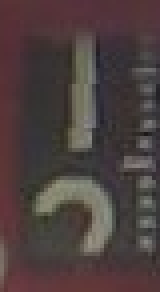
#> input picture images/1.4000000000000001_20200910-003534_ROI5.jpg, 40 x 73 px (shown 4 times larger); its folder holds only this picture in this run
$ jupyter execute --allow-errors percental-meter-digit-categorical_rgb.ipynb
#> lines starting #> are read from the running program, lines starting #| are printed output that depends on the picture
#### The EfficentNet model

Using effent because it should later run on edge AI device.

[cell 1]
########### Basic Parameters for Running: ################################

Training_Percentage = 0.2
Epoch_Anz = 200                      # earlystopping, see model.fit
nb_classes = 100                     # move to 1. step
#input_shape = (32, 20,1)            # will be calculated
Batch_Size = 32
use_grayscale = False                # grayscale or rgb
model_filename = "eff100-gray.h5"

##########################################################################

### The Model

Effnet as used in distillation

[cell 2]
from keras.models import Model
from keras.layers import *
from keras.activations import *
from keras.callbacks import *
from tensorflow.keras import Sequential
from tensorflow.keras.layers import Dense, InputLayer, Conv2D, MaxPool2D, Flatten, Dropout, Activation
from tensorflow.keras.layers import BatchNormalization, Rescaling, LayerNormalization

# [49 lines left out: functions get_post, get_block, Effnet, not called in this run]

### Utils Scripts

Various utility scripts now like label-encoding for sin/cos output.

[cell 3]
import tensorflow.keras as keras
import math
import numpy as np

# [12 lines left out: functions class_encoding, class_decoding, not called in this run]

#### Augmentation functions

[cell 4]
import numpy as np
from scipy.stats import norm
import cv2
import random
from tensorflow.keras.preprocessing.image import ImageDataGenerator


## https://medium.com/@fanzongshaoxing/adjust-local-brightness-for-image-augmentation-8111c001059b
# [107 lines left out: functions generate_spot_light_mask, _decay_value_radically_norm_in_matrix, add_spot_light, invert, blur, preprocessing, not called in this run]


Width_Shift_Range = 3 # px
Height_Shift_Range = 0 # px
Brightness_Range = [0.4,1.2]
Rotation_Angle = 4
ZoomRange_Out = 0.1
ZoomRange_In = 0.1
ShearRange= 2
Channel_Shift=0.2


# [17 lines left out: function augmentation, not called in this run]

def no_augmentation(x, y, Batch_Size = 32):
    datagen = ImageDataGenerator()
    return datagen.flow(x, y, batch_size=Batch_Size)

#### Plot functions

[cell 5]
import matplotlib.pyplot as plt
import numpy as np
import pandas as pd
# [67 lines left out: functions plot_dataset, plot_dataset_it, plot_acc_loss, not called in this run]


def plot_divergence(divergationset, title1, nb_classes):
    fig = plt.figure(figsize=(40, 10))
    fig.suptitle(title1)
    plt.bar(np.arange (0, nb_classes/10, 0.1), divergationset, width=0.09, align='center')
    plt.ylabel('count')
    plt.xlabel('digit class')
    plt.xticks(np.arange(0, nb_classes/10, 0.1))
    return fig


# [8 lines left out: function confusion_matrix, not called in this run]

#### Data loading function

[cell 6]
import tensorflow as tf
import numpy as np
import pandas as pd
from sklearn.utils import shuffle

def tmnist_percentals(use_grayscale=True):
    y_train = np.empty((0,1))
    if (use_grayscale):
        x_train = np.empty((0, 32, 20,1))
    else:
        x_train = np.empty((0, 32, 20,3))

    blacklist_url = "datasets/font-blacklist.txt"
    blacklist_data = pd.read_csv(blacklist_url, index_col=False)
    #print(blacklist_data.values.reshape(-1))

    for i in range(28):

        dataset_url = "datasets/TMNIST_PERCENTAL_"+str((i+1)*1000)+"_Data.csv"
        data = pd.read_csv(dataset_url, index_col=False)
        data = data.drop(data[data['names'].isin(blacklist_data.values.reshape(-1))].index)
        #print(data.head())
        y_tmnist = data[['labels']]
        #print(y_tmnist[y_tmnist.labels>10])
        X = data.drop({'labels','names'},axis=1)

        #print(data)
        X_images = (X.values.reshape(-1,28,28,1))
        # resize but not all for padding
        X_images = tf.image.resize(X_images, (30,22))
        # now pad to make a border (later white)
        # so it looks more like a meter digit
        X_images = tf.image.resize_with_pad(X_images, 32, 20)
        #X_images = tf.image.resize(X_images, (32,20))
        X_images = 255-np.array(X_images).reshape(-1,32,20,1)
        X_images = np.array(X_images, dtype="float32")
        X_images = X_images/255.

        if (use_grayscale!=True):
            X_images = tf.image.grayscale_to_rgb(tf.convert_to_tensor(X_images))


        x_train = np.concatenate((X_images, x_train))
        y_train = np.concatenate((y_tmnist.values, y_train))
    #print(">10", y_train[y_train>10])
    return shuffle(x_train,  y_train, n_samples=len(y_train))

[cell 7]
import os
import shutil
from PIL import Image

def ziffer_data_files(input_dir='images'):
#> called with input_dir = 'images'
    imgfiles = []
    for root, dirs, files in os.walk(input_dir):
        for file in files:
            if (file.endswith(".jpg") and not file.startswith("10_")):
                #print(root + "/" + file)
                imgfiles.append(root + "/" + file)
    return  imgfiles

def ziffer_data( use_grayscale=True):
    y_file = []
    y_data = []
    x_data = []
    files = ziffer_data_files("images")
    y_data = np.array(y_data).reshape(-1,1)
    y_file = np.array(y_file).reshape(-1,1)
    if (use_grayscale):
        x_data = np.array(x_data).reshape(-1,32,20,1)
    else:
        x_data = np.array(x_data).reshape(-1,32,20,3)

    for aktfile in files:
        base = os.path.basename(aktfile)
        if (base[1]=="."):
            target = base[0:3]
        else:
            target = base[0:1]
        if target == "N":
            category = 10                # NaN does not work --> convert to 10

        else:
            category = float(target)
        test_image = Image.open(aktfile).resize((20, 32))
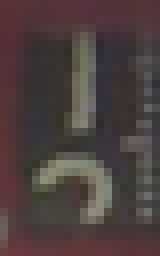
#> test_image: PIL image 20x32 RGB (shown 8 times larger); mean R, G, B 77.3, 64, 63.1
        if (use_grayscale):
            test_image = test_image.convert('L')
        test_image = np.array(test_image, dtype="float32")
#> test_image: shape (32, 20, 3) float32
        test_image = test_image/255.

        #print(test_image.shape)
        if (use_grayscale):
            test_image = test_image.reshape(1,32,20,1)
        else:
            test_image = test_image.reshape(1,32,20,3)

        # ignore the category 10
        if ( category<10):
            y_file = np.vstack((y_file, [base]))
            x_data = np.vstack((x_data, test_image))
            y_data = np.vstack((y_data, [category]))
    print("Ziffer data count: ", len(y_data))
    return x_data, y_data, y_file

# [6 lines left out: function move_to_failure_dir, not called in this run]

####

### Load data

Like the distillation network meter digits will be trained with font builded images.

The meter digits are all 0-9 ziffer_raw + my own data 0-9.
At now no images used between two digits. Many images from 0-9 are +/- 0.2 devergent and not correctly labeled. (See the last result)

[cell 8]
xz_data, yz_data, fz_data = ziffer_data(use_grayscale=use_grayscale)
#> yz_data = [1.4]
_, inverse = np.unique(yz_data, return_inverse=True)
#> inverse = [0]
ziffer_bincount = np.bincount(inverse)
#> ziffer_bincount = [1]

plot_divergence(ziffer_bincount, "meter digits spread", nb_classes)


#> (the rest of this cell did not finish here and is left out)

#> (reads datasets/font-blacklist.txt from the repository)
x_data = np.concatenate((x_data, xz_data))
y_data = np.concatenate((y_data, yz_data))
x_data, y_data = shuffle(x_data, y_data)

input_shape=x_data[0].shape
print(f"dataset x_data-size={len(x_data)}")
plot_dataset(x_data, y_data)

y_data = class_encoding(y_data, nb_classes)

### Augmentation
See augementation above for augmentation values.
Standard augmentation of image generator is used plus inverting images.

[cell 9]
import numpy as np
from sklearn.model_selection import train_test_split

# Split train and validation data
#> (the rest of this cell did not finish here and is left out)

### The Model

Is an small EfficientNet like model with a dense output of 100 at top.

[cell 10]
import tensorflow as tf

#> (the rest of this cell did not finish here and is left out)

[cell 11]
from tensorflow.keras.callbacks import EarlyStopping, LearningRateScheduler

#> (the rest of this cell did not finish here and is left out)

### Verfify the training

Now a few (5000) images from validation set will be used to evaluate the model.

All the first (max 30) false predicted images will be shown.

If all fine the predictions will be shown in a diagram and it should be a sinus and cosinus wave. The glitches are the false predictions.

[cell 12]
import numpy as np
from operator import itemgetter

res = []
stat_Anz = []
stat_Abweichung = []
false_img = []
false_label = []
test_count = 5000

for i in range(100):
    stat_Anz.append(0)
    stat_Abweichung.append(0)

#> (the rest of this cell did not finish here and is left out)
